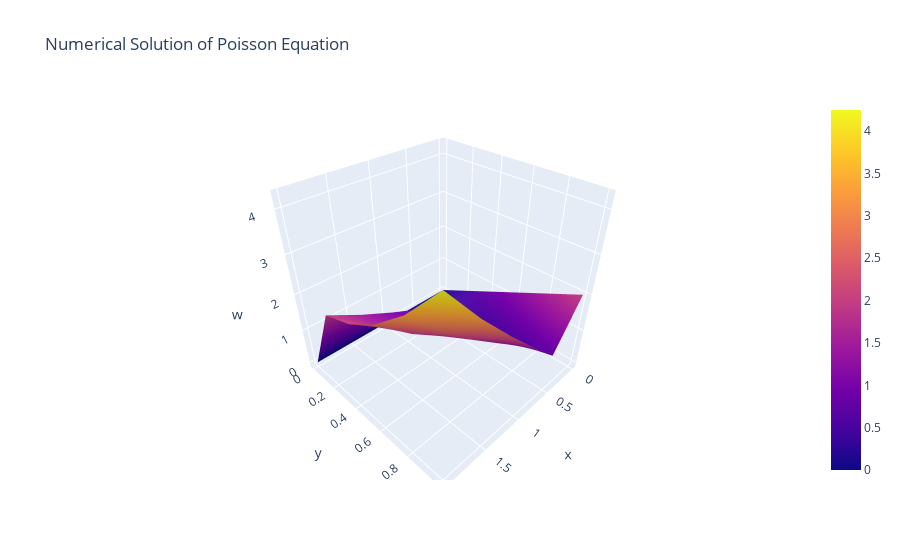

Notebook source saved alongside this figure:
### Code cell
surface = go.Surface(x=X, y=Y, z=u, colorscale='plasma')

layout = go.Layout(
    title='Numerical Solution of Poisson Equation',
    scene=dict(
        xaxis=dict(title='x'),
        yaxis=dict(title='y'),
        zaxis=dict(title='w')
    )
)

fig = go.Figure(data=[surface], layout=layout)
fig.show()

### Figure 1 — Plotly figure (JSON) as saved in the notebook; plotly's stock layout.template omitted (floating-point values rounded to 4 significant figures)
{"data": [{"colorscale": [[0, "#0d0887"], [0.1111, "#46039f"], [0.2222, "#7201a8"], [0.3333, "#9c179e"], [0.4444, "#bd3786"], [0.5556, "#d8576b"], [0.6667, "#ed7953"], [0.7778, "#fb9f3a"], [0.8889, "#fdca26"], [1, "#f0f921"]], "type": "surface", "x": [[0, 0.4, 0.8, 1.2, 1.6, 2], [0, 0.4, 0.8, 1.2, 1.6, 2], [0, 0.4, 0.8, 1.2, 1.6, 2], [0, 0.4, 0.8, 1.2, 1.6, 2], [0, 0.4, 0.8, 1.2, 1.6, 2], [0, 0.4, 0.8, 1.2, 1.6, 2]], "y": [[0, 0, 0, 0, 0, 0], [0.2, 0.2, 0.2, 0.2, 0.2, 0.2], [0.4, 0.4, 0.4, 0.4, 0.4, 0.4], [0.6, 0.6, 0.6, 0.6, 0.6, 0.6], [0.8, 0.8, 0.8, 0.8, 0.8, 0.8], [1, 1, 1, 1, 1, 1]], "z": [[0, 0, 0, 0, 0, 0], [0.4, 0.3346, 0.6793, 1.046, 1.451, 1.913], [0.8, 0.3424, 0.7028, 1.104, 1.578, 2.176], [1.2, 0.4187, 0.8591, 1.349, 1.928, 2.66], [1.6, 0.5634, 1.147, 1.775, 2.486, 3.345], [2, 0.7824, 1.577, 2.398, 3.273, 4.251]]}], "layout": {"scene": {"xaxis": {"title": {"text": "x"}}, "yaxis": {"title": {"text": "y"}}, "zaxis": {"title": {"text": "w"}}}, "title": {"text": "Numerical Solution of Poisson Equation"}}}
